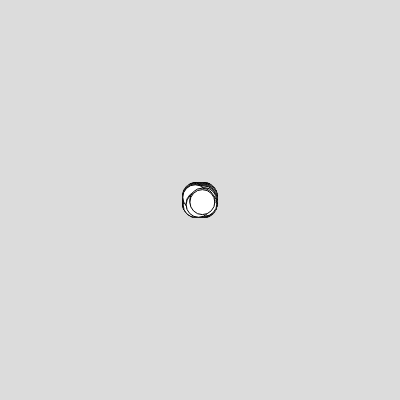
Frame 1 (no input)
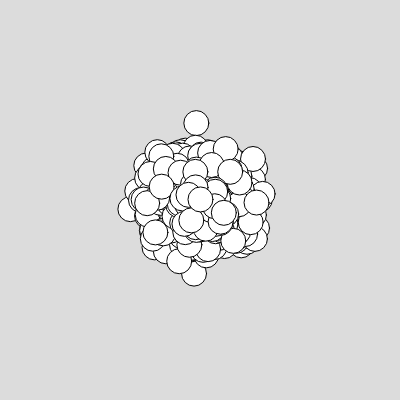
Frame 60 (no input)
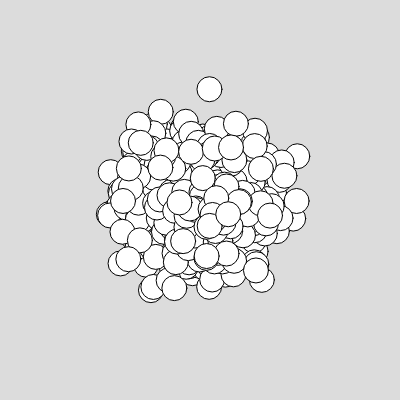
Frame 120 (the mouse pressed at the canvas centre since frame 60)

The p5.js sketch that drew these frames (run headless with seeded random() and noise() and a simulated clock; from frame 60 on, the mouse is pressed at the canvas centre):

// p5.js sketch
// ── sketch.js
class Boble{
  constructor(){
    this.x = 200;
    this.y = 200;
    this.radius = 25;
  }
  sprett(){

    this.x += Math.random()*10 - 5;
    if(this.x < 0){
      this.x = 0;
    }
    else if (this.x > height){
      this.x = height;
    }
    else if (this.y > height){
      this.y = height;
    }
      this.y += Math.random()*10 - 5;
  }
  tegn(){
    circle(this.x,this.y,this.radius);
  }
}
let bobler = [];

for( let i = 0; i < 1000; i += 1){
  bobler[i] = new Boble;
}



function setup() {
  // put setup code here
  createCanvas(400, 400);

}

function draw() {
  // put drawing code here
  background(220);
  for(let i = 0; i < bobler.length; i += 1){
    bobler[i].sprett();
    bobler[i].tegn();
  }
}
